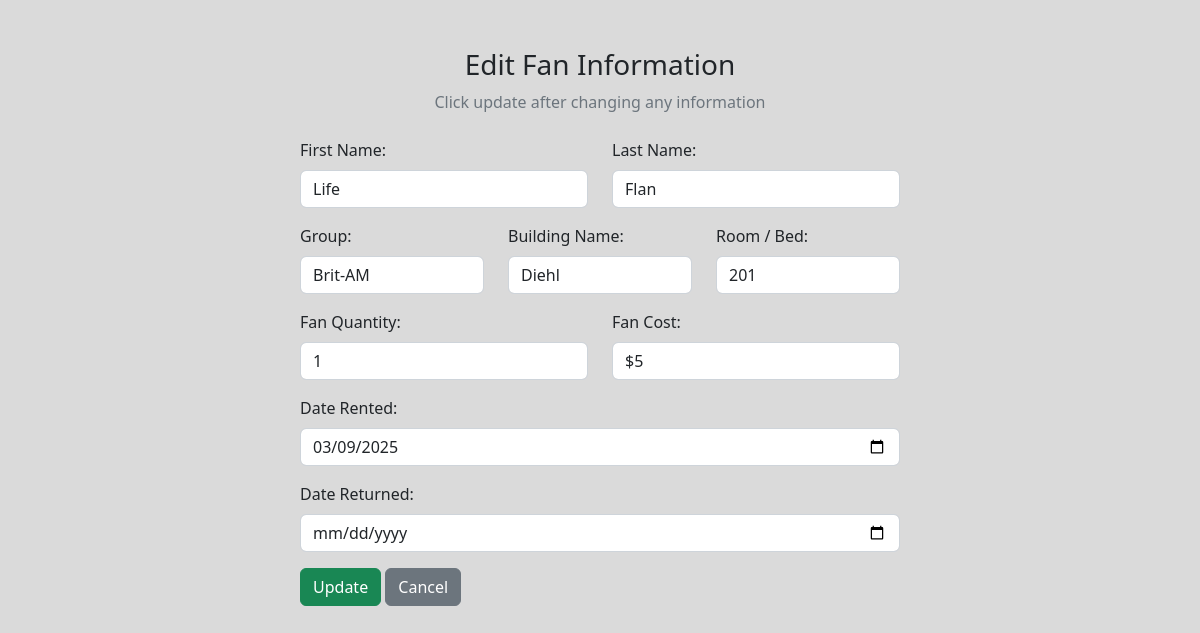
/edit_fan.php?id=149, run on the app's committed database.
### tables this page shows
CREATE TABLE IF NOT EXISTS `fan` (
  `id` int(11) NOT NULL AUTO_INCREMENT,
  `resident_id` int(11) DEFAULT NULL,
  `first_name` varchar(255) DEFAULT NULL,
  `last_name` varchar(255) DEFAULT NULL,
  `building` varchar(255) DEFAULT NULL,
  `room` varchar(255) DEFAULT NULL,
  `group` varchar(255) DEFAULT NULL,
  `fan_quantity` varchar(255) DEFAULT NULL,
  `fan_cost` varchar(255) DEFAULT NULL,
  `fan_date_rented` date DEFAULT NULL,
  `fan_date_returned` date DEFAULT NULL,
  PRIMARY KEY (`id`),
  KEY `fk_resident_id` (`resident_id`)
);

### edit_fan.php (the view, shortened to what this page needs)
<?php
include "db_conn.php";
$id = $_GET['id'];
$sql = "SELECT co.first_name, co.last_name, co.building, co.room, co.`group`, f.fan_quantity, f.fan_cost, f.fan_date_rented, f.fan_date_returned
        FROM `checkin-out` co
        LEFT JOIN `fan` f ON co.id = f.resident_id OR f.id = '$id'
        WHERE co.id = '$id' LIMIT 1";
$result = mysqli_query($conn, $sql);
$row = mysqli_fetch_assoc($result);
?>
<!DOCTYPE html>
<html lang="en">
<head>
    <link href="https://cdn.jsdelivr.net/npm/bootstrap@5.2.3/dist/css/bootstrap.min.css" rel="stylesheet">
    <link rel="stylesheet" href="https://cdnjs.cloudflare.com/ajax/libs/font-awesome/6.4.0/css/all.min.css">
    <link rel="stylesheet" href="./src/edit.css">
</head>
<body>
    <div class="container">
        <div class="text-center mt-5 mb-4">
            <h3>Edit Fan Information</h3>
            <p class="text-muted">Click update after changing any information</p>
        </div>
        <div class="container d-flex justify-content-center">
            <form action="" method="post" style="width:50vw; min-width:300px" onsubmit="return validateForm()">
                <div class="row mb-3">
                    <div class="col">
                        <label for="first_name" class="form-label">First Name:</label>
                        <input type="text" id="first_name" class="form-control" name="first_name" value="<?php echo htmlspecialchars($row['first_name']); ?>">
                    </div>
                    <div class="col">
                        <label for="last_name" class="form-label">Last Name:</label>
                        <input type="text" id="last_name" class="form-control" name="last_name" value="<?php echo htmlspecialchars($row['last_name']); ?>">
                    </div>
                </div>
                <div class="row mb-3">
                    <div class="col">
                        <label for="group" class="form-label">Group:</label>
                        <select id="group" class="form-control" name="group">
                        <option select hidden><?php echo htmlspecialchars($row['group']); ?></option>
                        </select>
                    </div>
                    <div class="col">
                        <label for="building" class="form-label">Building Name:</label>
                        <select id="building" class="form-control" name="building">
                        <option select hidden><?php echo htmlspecialchars($row['building']); ?></option>
                        </select>
                    </div>
                    <div class="col">
                        <label for="room" class="form-label">Room / Bed:</label>
                        <input type="text" id="room" class="form-control" name="room" value="<?php echo htmlspecialchars($row['room']); ?>">
                    </div>
                </div>
                <div class="row mb-3">
                    <div class="col">
                        <label for="fan_quantity" class="form-label">Fan Quantity:</label>
                        <input type="text" class="form-control" id="fan_quantity" name="fan_quantity" value="<?php echo htmlspecialchars($row['fan_quantity'] ?? ''); ?>">
                    </div>
                    <div class="col">
                        <label for="fan_cost" class="form-label">Fan Cost:</label>
                        <input type="text" class="form-control" id="fan_cost" name="fan_cost" value="<?php echo htmlspecialchars($row['fan_cost'] ?? ''); ?>">
                    </div>
                </div>
                <div class="form-container mb-3">
                    <label for="fan_date_rented" class="form-label">Date Rented:</label>
                    <input type="date" class="form-control" id="fan_date_rented" name="fan_date_rented" value="<?php echo htmlspecialchars($row['fan_date_rented'] ?? ''); ?>">
                </div>
                <div class="form-container mb-3">
                    <label for="fan_date_returned" class="form-label">Date Returned:</label>
                    <input type="date" class="form-control" id="fan_date_returned" name="fan_date_returned" value="<?php echo htmlspecialchars($row['fan_date_returned'] ?? ''); ?>">
                </div>
                <div class="mt-3">
                    <button type="submit" class="btn btn-success" name="submit">Update</button>
                    <a href="fan.php" class="btn btn-secondary">Cancel</a>
                </div>
            </form>
        </div>
    </div>
</body>
</html>

### src/edit.css (style rules this page uses)
body { background-color:#dadada; background-repeat: no-repeat repeat-y; background-attachment: fixed; background-size: cover; }

### data on the page
checkin-out: first_name "Life", last_name "Flan", group "Brit-AM", building "Diehl", room "201", fan_quantity "1", fan_cost "$5", fan_date_rented "03/09/2025"
